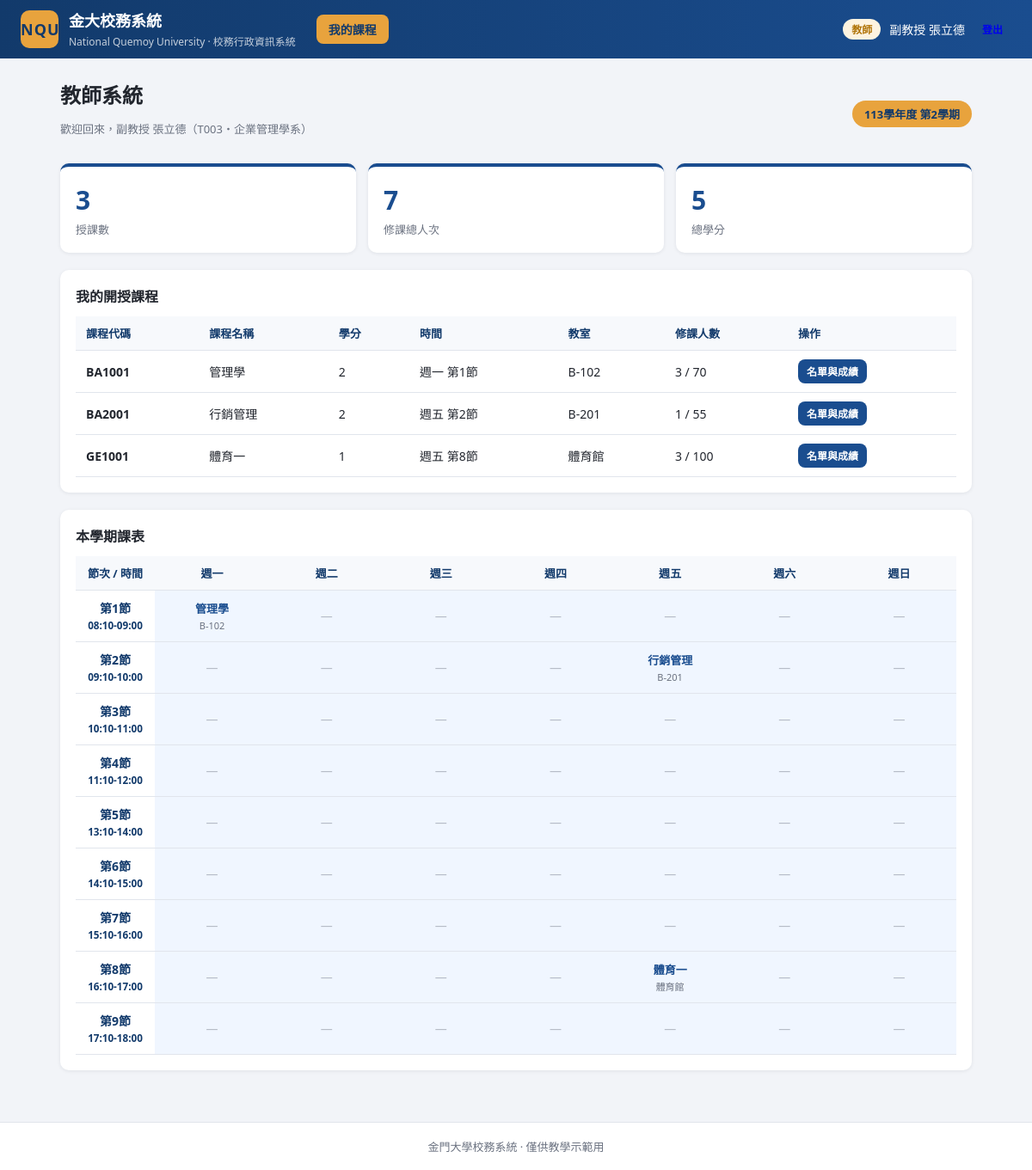
The page /teacher (signed in) on the database its author committed.
### tables this page shows
CREATE TABLE users (
        user_id    TEXT PRIMARY KEY,
        password   TEXT NOT NULL,
        name       TEXT NOT NULL,
        role       TEXT NOT NULL CHECK (role IN ('student','teacher','admin')),
        department TEXT
    );

CREATE TABLE courses (
        course_id  TEXT PRIMARY KEY,
        name       TEXT NOT NULL,
        department TEXT,
        credits    INTEGER DEFAULT 0,
        capacity   INTEGER DEFAULT 60,
        teacher_id TEXT,
        weekday    INTEGER DEFAULT 1,
        period     INTEGER DEFAULT 1,
        location   TEXT,
        UNIQUE (course_id, teacher_id),
        FOREIGN KEY (teacher_id) REFERENCES users(user_id)
    );

### app.py (the view)
@app.route("/teacher")
@role_required("teacher")
def teacher_home():
    db = get_db()
    uid = session["user_id"]
    courses = db.execute(
        """SELECT c.*, (SELECT COUNT(*) FROM enrollments e
           WHERE e.course_id = c.course_id) AS enrolled_count
           FROM courses c WHERE c.teacher_id = ? ORDER BY c.weekday, c.period""",
        (uid,),
    ).fetchall()
    stats = {
        "courses": len(courses),
        "students": sum(c["enrolled_count"] for c in courses),
        "credits": sum(c["credits"] for c in courses),
    }
    grid = build_schedule_grid(courses)
    return render_template(
        "teacher/home.html",
        user=user_of(db, uid),
        courses=courses,
        stats=stats,
        grid=grid,
        weekday_names=WEEKDAYS,
        periods=PERIODS,
        semester=SEMESTER,
    )

### app.py (called while the page is built)
def get_db():
    if "db" not in g:
        g.db = sqlite3.connect(DB_PATH)
        g.db.row_factory = sqlite3.Row
        g.db.execute("PRAGMA foreign_keys = ON")
    return g.db

def role_required(*roles):
    def decorator(f):
        @wraps(f)
        def wrapper(*args, **kwargs):
            if "user_id" not in session:
                flash("請先登入", "warning")
                return redirect(url_for("login"))
            if session.get("role") not in roles:
                flash("沒有權限存取此頁面", "error")
                return redirect(url_for("index"))
            return f(*args, **kwargs)
        return wrapper
    return decorator

def user_of(db, uid):
    return db.execute("SELECT * FROM users WHERE user_id = ?", (uid,)).fetchone()

def build_schedule_grid(cells):
    grid = {p: [None] * 8 for p in range(1, 10)}
    for c in cells:
        p = c["period"]
        grid[p][c["weekday"] - 1] = c
    return grid

### templates/teacher/home.html (shortened to what this page needs)
{% extends "base.html" %}
{% block content %}
<div class="page-head">
  <div>
    <h2>教師系統</h2>
    <p class="muted">歡迎回來，{{ user.name }}（{{ user.user_id }}・{{ user.department }}）</p>
  </div>
  <span class="semester-tag">{{ semester }}</span>
</div>
<div class="cards-grid">
  <div class="stat-card"><div class="stat-num">{{ stats.courses }}</div><div class="stat-label">授課數</div></div>
  <div class="stat-card"><div class="stat-num">{{ stats.students }}</div><div class="stat-label">修課總人次</div></div>
  <div class="stat-card"><div class="stat-num">{{ stats.credits }}</div><div class="stat-label">總學分</div></div>
</div>
<div class="card">
  <div class="card-head"><h3>我的開授課程</h3></div>
  <table class="table">
    <thead>
      <tr><th>課程代碼</th><th>課程名稱</th><th>學分</th><th>時間</th><th>教室</th><th>修課人數</th><th>操作</th></tr>
    </thead>
    <tbody>
    {% for c in courses %}
      <tr>
        <td><strong>{{ c.course_id }}</strong></td>
        <td>{{ c.name }}</td>
        <td>{{ c.credits }}</td>
        <td>週{{ weekday_names[c.weekday] }} 第{{ c.period }}節</td>
        <td>{{ c.location }}</td>
        <td>{{ c.enrolled_count }} / {{ c.capacity }}</td>
        <td><a class="btn btn-sm btn-primary" href="{{ url_for('teacher_course', course_id=c.course_id) }}">名單與成績</a></td>
      </tr>
    {% else %}
      <tr><td colspan="7" class="empty">目前沒有開課</td></tr>
    {% endfor %}
    </tbody>
  </table>
</div>
<div class="card">
  <div class="card-head"><h3>本學期課表</h3></div>
  <table class="table schedule">
    <thead><tr><th>節次 / 時間</th>
      {% for i in range(1, 8) %}<th>週{{ weekday_names[i] }}</th>{% endfor %}
    </tr></thead>
    <tbody>
    {% for period in range(1, 10) %}
      <tr>
        <td class="period-cell">{{ periods[period-1][0] }}<br><small>{{ periods[period-1][1] }}</small></td>
        {% for day in range(1, 8) %}
          {% set c = grid[period][day-1] %}
          <td class="sched-cell">
            {% if c %}
              <strong>{{ c.name }}</strong><br><small>{{ c.location }}</small>
            {% else %}<span class="empty">—</span>{% endif %}
          </td>
        {% endfor %}
      </tr>
    {% endfor %}
    </tbody>
  </table>
</div>
{% endblock %}

### templates/base.html (shortened to what this page needs)
<!DOCTYPE html>
<html lang="zh-Hant">
<head>
  <link rel="stylesheet" href="{{ url_for('static', filename='css/style.css') }}">
</head>
<body>
{% if session.get('user_id') %}
<header class="topbar">
  <div class="brand">
    <span class="logo">NQU</span>
    <div>
      <h1>金大校務系統</h1>
      <small>National Quemoy University · 校務行政資訊系統</small>
    </div>
  </div>
  <nav class="main-nav">
    {% set role = session.get('role') %}
    {% if role == 'student' %}
      <a href="{{ url_for('student_home') }}" class="{{ 'active' if request.path == '/student' }}">首頁</a>
      <a href="{{ url_for('student_courses') }}" class="{{ 'active' if request.path.startswith('/student/courses') }}">選課系統</a>
      <a href="{{ url_for('student_schedule') }}" class="{{ 'active' if request.path == '/student/schedule' }}">我的課表</a>
      <a href="{{ url_for('student_grades') }}" class="{{ 'active' if request.path == '/student/grades' }}">成績查詢</a>
    {% elif role == 'teacher' %}
      <a href="{{ url_for('teacher_home') }}" class="{{ 'active' if request.path == '/teacher' }}">我的課程</a>
    {% endif %}
  </nav>
  <div class="user-box">
    <span class="role-tag role-{{ role }}">{{ {'student':'學生','teacher':'教師','admin':'行政'}[role] }}</span>
    <span>{{ session.get('name') }}</span>
    <a class="btn btn-sm" href="{{ url_for('logout') }}">登出</a>
  </div>
</header>
{% endif %}
<main class="container">
  {% block content %}{% endblock %}
</main>
<footer class="footer">
  金門大學校務系統 · 僅供教學示範用
</footer>
</body>
</html>

### static/css/style.css (style rules this page uses)
:root { --primary: #1a4d8f; --primary-dark: #123a6b; --accent: #e8a33d; --danger: #d64545; --ok: #2e9e5b; --bg: #f2f4f8; --panel: #ffffff; --text: #22262e; --muted: #6b7280; --border: #e1e5ec; --radius: 10px; --shadow: 0 1px 4px rgba(17, 24, 39, 0.08); }
* { box-sizing: border-box; }
body { margin: 0; font-family: "Segoe UI", "Microsoft JhengHei", "PingFang TC", sans-serif; background: var(--bg); color: var(--text); min-height: 100vh; display: flex; flex-direction: column; }
.topbar { background: linear-gradient(90deg, var(--primary-dark), var(--primary)); color: #fff; display: flex; align-items: center; gap: 24px; padding: 10px 24px; flex-wrap: wrap; }
.topbar .brand { display: flex; align-items: center; gap: 12px; }
.topbar .logo { width: 44px; height: 44px; background: var(--accent); color: var(--primary-dark); font-weight: 800; border-radius: 10px; display: grid; place-items: center; font-size: 18px; letter-spacing: 1px; }
.topbar h1 { font-size: 18px; margin: 0; }
.topbar small { opacity: 0.75; font-size: 12px; }
.main-nav { display: flex; gap: 6px; flex-wrap: wrap; }
.main-nav a { color: #e6edf7; text-decoration: none; padding: 7px 14px; border-radius: 8px; font-size: 14px; }
.main-nav a.active { background: var(--accent); color: var(--primary-dark); font-weight: 600; }
.user-box { margin-left: auto; display: flex; align-items: center; gap: 10px; font-size: 14px; }
.container { width: 100%; max-width: 1100px; margin: 24px auto 40px; padding: 0 20px; flex: 1; }
.footer { text-align: center; padding: 18px; color: var(--muted); font-size: 13px; border-top: 1px solid var(--border); background: #fff; }
.page-head { display: flex; justify-content: space-between; align-items: center; margin-bottom: 18px; flex-wrap: wrap; gap: 10px; }
.page-head h2 { margin: 0 0 4px; }
.muted { color: var(--muted); font-size: 13px; }
.semester-tag { background: var(--accent); color: var(--primary-dark); font-weight: 600; padding: 6px 14px; border-radius: 999px; font-size: 13px; }
.cards-grid { display: grid; grid-template-columns: repeat(auto-fit, minmax(180px, 1fr)); gap: 14px; margin-bottom: 20px; }
.stat-card { background: var(--panel); border-radius: var(--radius); box-shadow: var(--shadow); padding: 18px; border-top: 4px solid var(--primary); }
.stat-card .stat-num { font-size: 30px; font-weight: 800; color: var(--primary); }
.stat-card .stat-label { color: var(--muted); font-size: 13px; margin-top: 4px; }
.card { background: var(--panel); border-radius: var(--radius); box-shadow: var(--shadow); padding: 18px; margin-bottom: 20px; }
.card-head { display: flex; justify-content: space-between; align-items: center; margin-bottom: 12px; flex-wrap: wrap; gap: 8px; }
.card-head h3 { margin: 0; font-size: 16px; }
.table { width: 100%; border-collapse: collapse; font-size: 14px; }
.table th, .table td { padding: 10px 12px; text-align: left; border-bottom: 1px solid var(--border); vertical-align: middle; }
.table thead th { background: #f7f9fc; color: var(--primary-dark); font-size: 13px; white-space: nowrap; }
.empty { color: #b6bcc7; text-align: center; }
.schedule th, .schedule td { text-align: center; }
.schedule .period-cell { font-weight: 600; color: var(--primary-dark); width: 92px; }
.schedule .sched-cell { min-width: 96px; }
.sched-cell { background: #f0f6ff; }
.sched-cell strong { color: var(--primary); font-size: 13px; }
.sched-cell small { color: var(--muted); font-size: 11px; }
.btn { display: inline-block; border: none; cursor: pointer; border-radius: 8px; padding: 8px 14px; font-size: 13px; font-weight: 600; text-decoration: none; transition: filter 0.15s; }
.btn-sm { padding: 5px 10px; font-size: 12px; }
.btn-primary { background: var(--primary); color: #fff; }
.role-tag { padding: 3px 10px; border-radius: 999px; font-size: 12px; font-weight: 600; }
.role-teacher { background: #fdf3e0; color: #b07408; }

### rows shown on the page
users: get "副教授 張立德", name "副教授 張立德", user_id "T003", department "企業管理學系"
courses: course_id "BA1001", name "管理學", credits "2", weekday "一", period "1", location "B-102", enrolled_count "3", capacity "70", name "管理學", location "B-102"
courses: course_id "BA2001", name "行銷管理", credits "2", weekday "五", period "2", location "B-201", enrolled_count "1", capacity "55", name "行銷管理", location "B-201"
courses: course_id "GE1001", name "體育一", credits "1", weekday "五", period "8", location "體育館", enrolled_count "3", capacity "100", name "體育一", location "體育館"

### other values the page prints
{{ {'student':'學生','teacher':'教師','admin':'行政'}[role] }} "教師"
{{ semester }} "113學年度 第2學期"
{{ stats.courses }} "3"
{{ stats.students }} "7"
{{ stats.credits }} "5"
{{ weekday_names[i] }} "一" "二" "三" "四" "五" "六" "日"
{{ periods[period-1][0] }} "第1節" "第2節" "第3節" "第4節" "第5節" "第6節" "第7節" "第8節" "第9節"
{{ periods[period-1][1] }} "08:10-09:00" "09:10-10:00" "10:10-11:00" "11:10-12:00" "13:10-14:00" "14:10-15:00" "15:10-16:00" "16:10-17:00" "17:10-18:00"
